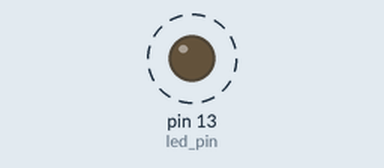
The program below on a simulated Arduino Mega 2560, built with avr-gcc and run on an emulated ATmega2560. Parts: output pins drawn as LEDs (lit = HIGH). Dashed ring = blinking.

Above: at 0.1 s.
Timing chart, 0 to 3.0 s (numbered marks = the images above):
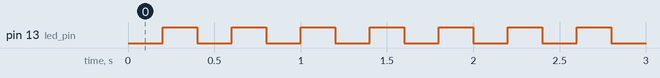

Measured:
- by itself, pin 13 (led_pin): alternates HIGH for 0.20 s and LOW for 0.20 s

The program:

main.cpp
```cpp
/*
  MsTimer2 is a small and very easy to use library to interface Timer2 with
  humans. It's called MsTimer2 because it "hardcodes" a resolution of 1
  millisecond on timer2
  For Details see: http://www.arduino.cc/playground/Main/MsTimer2
*/
#include <Arduino.h>
#include <MsTimer2.h>

// Switch on LED on and off each half second

#if ARDUINO >= 100
const int led_pin = LED_BUILTIN;	// 1.0 built in LED pin var
#else
const int led_pin = 13;			// default to pin 13
#endif


void flash()
{
    static boolean output = HIGH;

    digitalWrite(led_pin, output);
    output = !output;
}

void setup()
{
    pinMode(led_pin, OUTPUT);

    MsTimer2::set(200, flash); // 500ms period
    MsTimer2::start();
}

void loop()
{
}
```
